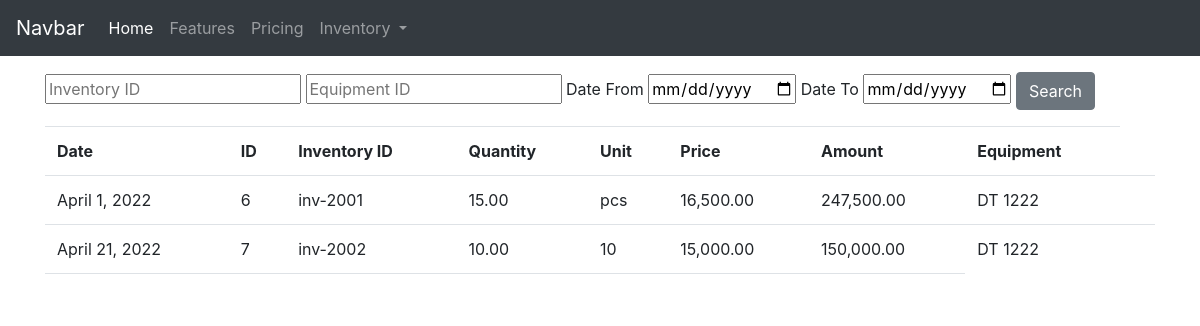
The page /inventorylist/ on the database as committed earlier.
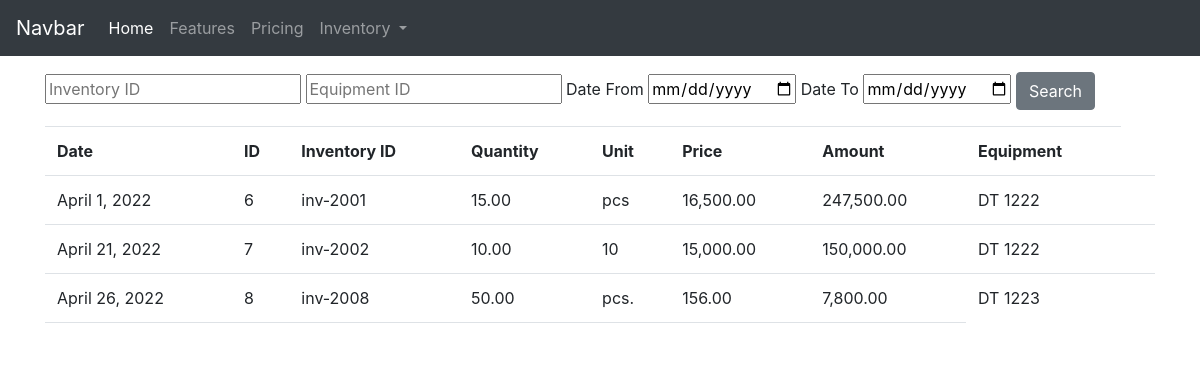
The same page on the database as committed later.
### inventory_management/models.py (models this page shows, shortened)
class inventory_transaction(models.Model):
    CATEGORY_TYPE = (
        ('1', _('Tires')),
        ('2', _('Oil & Lubricants')),
        ('3', _('Mechanical Parts')),
        ('4', _('Office Supplies')),
        ('5', _('Tools Supplies')),
        ('6', _('Others Supplies')),
    )
    transactions_inventory = models.ForeignKey(inventory_db, on_delete=models.CASCADE, null=True, blank=True)
    trans_date = models.DateField(default=date.today, verbose_name=_('Date'))
    inventory_id = models.CharField(max_length=20, verbose_name=_('Inventory id'))
    brand = models.CharField(max_length=100,verbose_name=_('Brand'))
    category_inv = models.CharField(max_length=25, choices=CATEGORY_TYPE, verbose_name=_('Category Type'))
    item_description = models.CharField(max_length=100, verbose_name=_('Item Description'))
    quantity = models.DecimalField(max_digits=19,decimal_places=2,null=True, blank=True)
    unit_measurement = models.CharField(max_length=50, verbose_name=_('Unit'))
    inventory_price = models.DecimalField(max_digits=19,decimal_places=2,null=True, blank=True)
    inventory_amount = models.DecimalField(max_digits=19,decimal_places=2,null=True, blank=True)
    equipment = models.CharField(max_length=20, verbose_name=_('equipment'))
    update = models.DateTimeField(auto_now=True)
    created = models.DateTimeField(auto_now_add=True)
    class Meta:
        ordering = ['-transactions_inventory']
        verbose_name = _('inventory_transaction')
        verbose_name_plural = _('inventories_transactions')
        db_table = 'inventory_transaction'

### inventory_management/views.py (the view)
# urls.py: path('inventorylist/', views.inventory_list, name="inventorylist"),
def inventory_list(request):
    if request.method=="POST":
        equipment_search = request.POST.get('equipment_id')
        inventory_search = request.POST.get('Inventory_id')
        date_from = request.POST.get('date_from')
        date_to = request.POST.get('date_to')
        if equipment_search != '' and  inventory_search != '':
            searchResult = inventory_transaction.objects.raw('SELECT id, inventory_id, quantity,\
                                                unit_measurement,inventory_price,inventory_amount,\
                                                    equipment\
                                                from inventory_transaction where \
                                                equipment like "%'+ equipment_search +'%" and \
                                                inventory_id like "%'+ inventory_search +'%"' )
            return render (request,"inventoryList.html", {"inventory_list": searchResult})
        elif equipment_search != '' and inventory_search == '':
            searchResult = inventory_transaction.objects.raw('SELECT id, inventory_id, quantity,\
                                                unit_measurement,inventory_price,inventory_amount,\
                                                    equipment\
                                                from inventory_transaction where \
                                                equipment like "%'+ equipment_search +'%"' )
            return render (request,"inventoryList.html", {"inventory_list": searchResult})
        elif equipment_search == '' and inventory_search != '':
            searchResult = inventory_transaction.objects.raw('SELECT id, inventory_id, quantity,\
                                                unit_measurement,inventory_price,inventory_amount,\
                                                    equipment\
                                                from inventory_transaction where \
                                                inventory_id like "%'+ inventory_search +'%"' )
            return render (request,"inventoryList.html", {"inventory_list": searchResult})
        elif equipment_search =='' and inventory_search == '' and date_from !='' and date_to !='' :
            searchResult = inventory_transaction.objects.raw('SELECT id, inventory_id, quantity,\
                                                unit_measurement,inventory_price,inventory_amount,\
                                                    equipment\
                                                from inventory_transaction where \
                                                    trans_date BETWEEN \
                                                     "'+ date_from +'"  AND "'+ date_to +'"' )
            return render (request,"inventoryList.html", {"inventory_list": searchResult}
                                        )
        elif equipment_search == '' and inventory_search == '':
            context = {
            'inventory_list': inventory_transaction.objects.all()
            }
            return render(request,'inventoryList.html',context)
    else:
        context = {
            'inventory_list': inventory_transaction.objects.all()
        }
        return render(request,'inventoryList.html',context)

### inventory_management/templates/inventoryList.html (shortened to what this page needs)
{% extends 'base.html' %}
{% block content %}
<form class="form" action="{% url 'inventorylist' %}" method ="POST">
    <div class="container mt-3">
        <input type="text"
        name='Inventory_id'
        placeholder="Inventory ID"
        />
        <input type="text"
        name='equipment_id'
        placeholder="Equipment ID"
        />
        <label for="DateFrom">Date From</label>
        <input type="date"
        name='date_from'
        />
        <label for="DateTo">Date To</label>
        <input type="date"
        name='date_to'
        />
        <button type="submit" class="btn btn-secondary">Search</button>
    </div>
    <div class="container mt-3">
        <table class="table table-borderless" id="inventoryList_table">
            <thead class="border-bottom font-weight-bold">
                    <td>Date</td>
                    <td>ID</td>
                    <td>Inventory ID</td>
                    <td>Quantity</td>
                    <td>Unit</td>
                    <td>Price</td>
                    <td>Amount</td>
                    <td>Equipment</td>
            </thead>
            <tbody>
                {% for list in inventory_list%}
                    <tr>
                        <td>{{list.trans_date}}</td>
                        <td>{{list.id}}</td>
                        <td>{{list.inventory_id}}</td>
                        <td>{{list.quantity}}</td>
                        <td>{{list.unit_measurement}}</td>
                        <td>{{list.inventory_price}}</td>
                        <td id="inventoryAmount">{{list.inventory_amount}}</td>
                        <td>{{list.equipment}}</td>
                        <td>
                        </td>
                    </tr>
                    {% empty %}
                        <p>
                            No Record found click add new Button
                        </p>
                {% endfor %}
                <tr>
                    <td></td>
                    <td></td>
                    <td></td>
                    <td></td>
                    <td></td>
                    <td></td>
                    <td id="Total_amount">
                    </td>
                </tr>
            </tbody>
        </table>
    </div>
</form>
{% endblock %}

Rows that differ between the two databases and show on the page:
added inventory_transaction: trans_date "April 26, 2022", id "8", inventory_id "inv-2008", quantity "50.00", unit_measurement "pcs.", inventory_price "156.00", inventory_amount "7,800.00", equipment "DT 1223"
